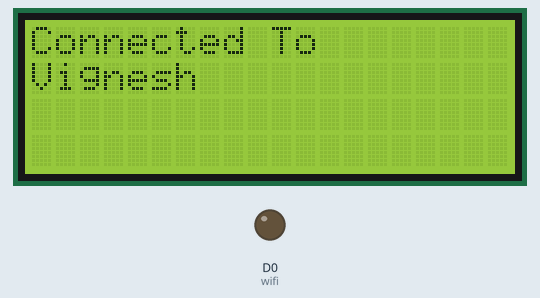
Recording of a sketch running on a simulated ESP8266 (NodeMCU). Parts: 20×4 character LCD, output pins drawn as LEDs (lit = HIGH). WiFi joins after 1.5 s; servers stay silent unless stated; uploads are accepted with an empty reply; what the sketch prints to the serial monitor is not drawn.

Above: at 2.2 s.
At 4.4 s:
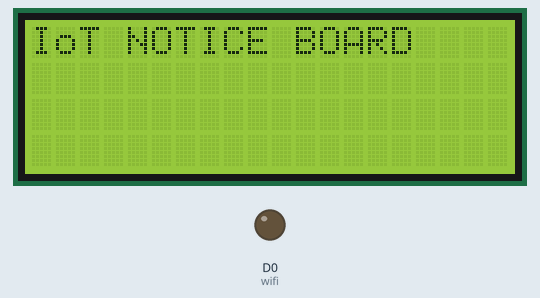
Timing chart, 0 to 5.9 s (numbered marks = the images above):
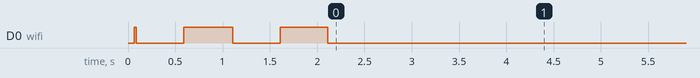

The sketch:

IoT_NoticeBoard_LCD.ino
```cpp
#include <ESP8266HTTPClient.h>
#include<ESP8266WiFi.h>
#include <LiquidCrystal_I2C.h>
LiquidCrystal_I2C lcd(0x27, 20, 4);
int wifi = D0; // WiFi Onboard LED
const char* ssid = "Vignesh";
const char* password = "20032003";
String api = "cd8635f548c86e82888063a04cfea107bc4d9fe7"; // Visit https://iot.webumblebees.com for API Key
String value;
void setup()
{
  Serial.begin(9600);
  lcd.init();
  lcd.backlight();
  pinMode(wifi, OUTPUT);
  digitalWrite(wifi, HIGH); // OFF
  WiFi.begin(ssid, password);
  while (WiFi.status() != WL_CONNECTED)
  {
    lcd.setCursor(0, 0);
    lcd.print("Connecting To");
    lcd.setCursor(0, 1);
    lcd.print(ssid);
    Serial.println("Connecting to WiFi");
    digitalWrite(wifi, LOW); // ON
    delay(500);
    lcd.clear();
    digitalWrite(wifi, HIGH); // OFF
    delay(500);
  }
  digitalWrite(wifi, LOW); // Permanent WiFi LED ON
  lcd.setCursor(0, 0);
  lcd.print("Connected To");
  lcd.setCursor(0, 1);
  lcd.print(ssid);
  delay(2000);
}
void loop()
{
  HTTPClient http;
  http.begin("https://iot.webumblebees.com/script.php?api=" + api); // Read Status from Cloud
  int httpCode = http.GET();
  if (httpCode > 0)
  {
    value = http.getString();
    Serial.println(value);
    techVegan(value);
    delay(1000); // Delay should not be less than 1000
  }
  else
  {
    techVegan("NO INTERNET");
    delay(1000); // Delay should not be less than 1000
  }
}
void techVegan(String message)
{
  lcd.clear();
  lcd.setCursor(0, 0);
  lcd.print("IoT NOTICE BOARD");
  lcd.setCursor(0, 1);
  lcd.print(message);
  delay(2000);
}
```

Measured:
- what the display in image 0 shows lasts 2.2 s, from 2.1 s to 4.3 s
